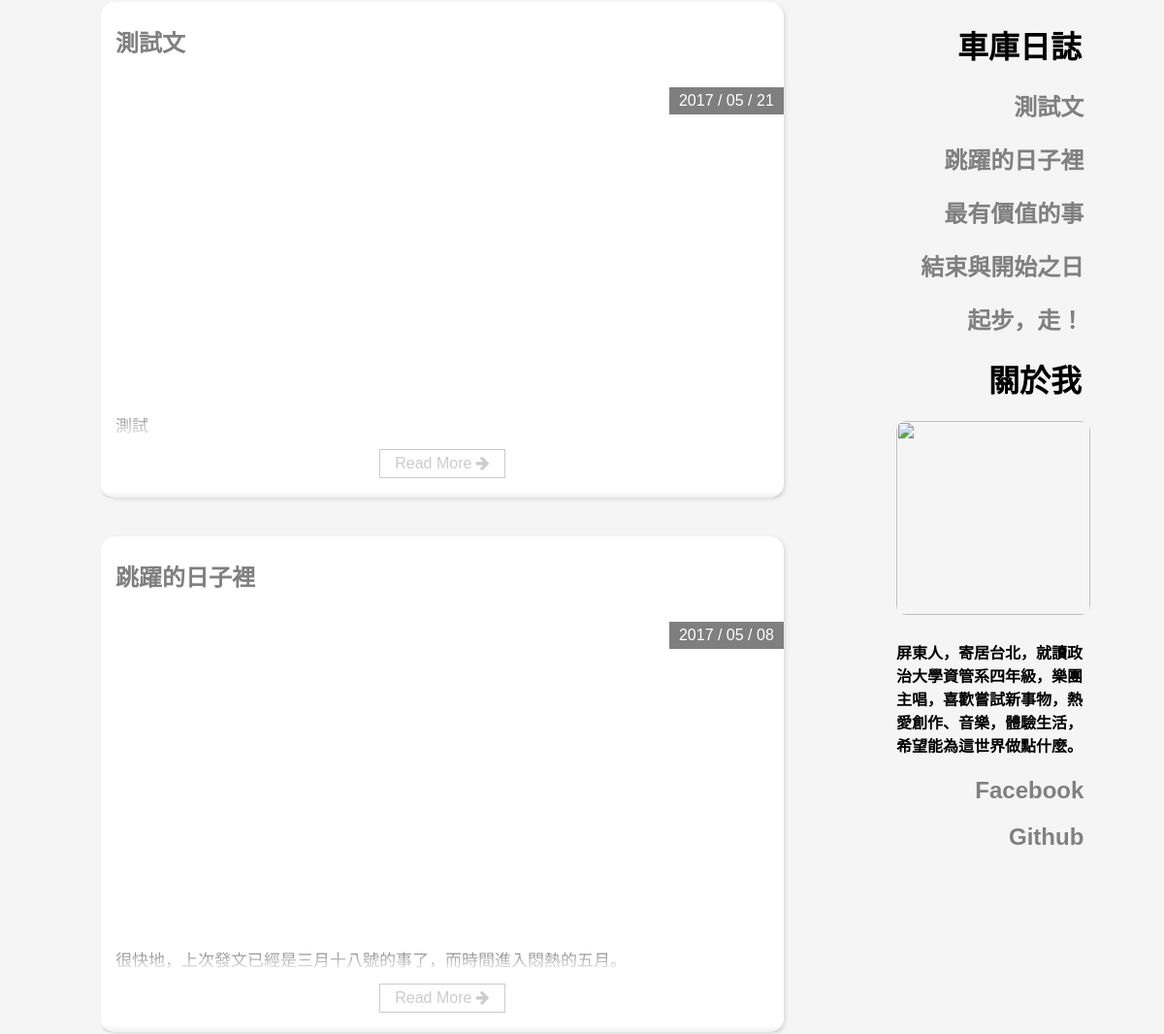
The app's page / (middle part), older data.
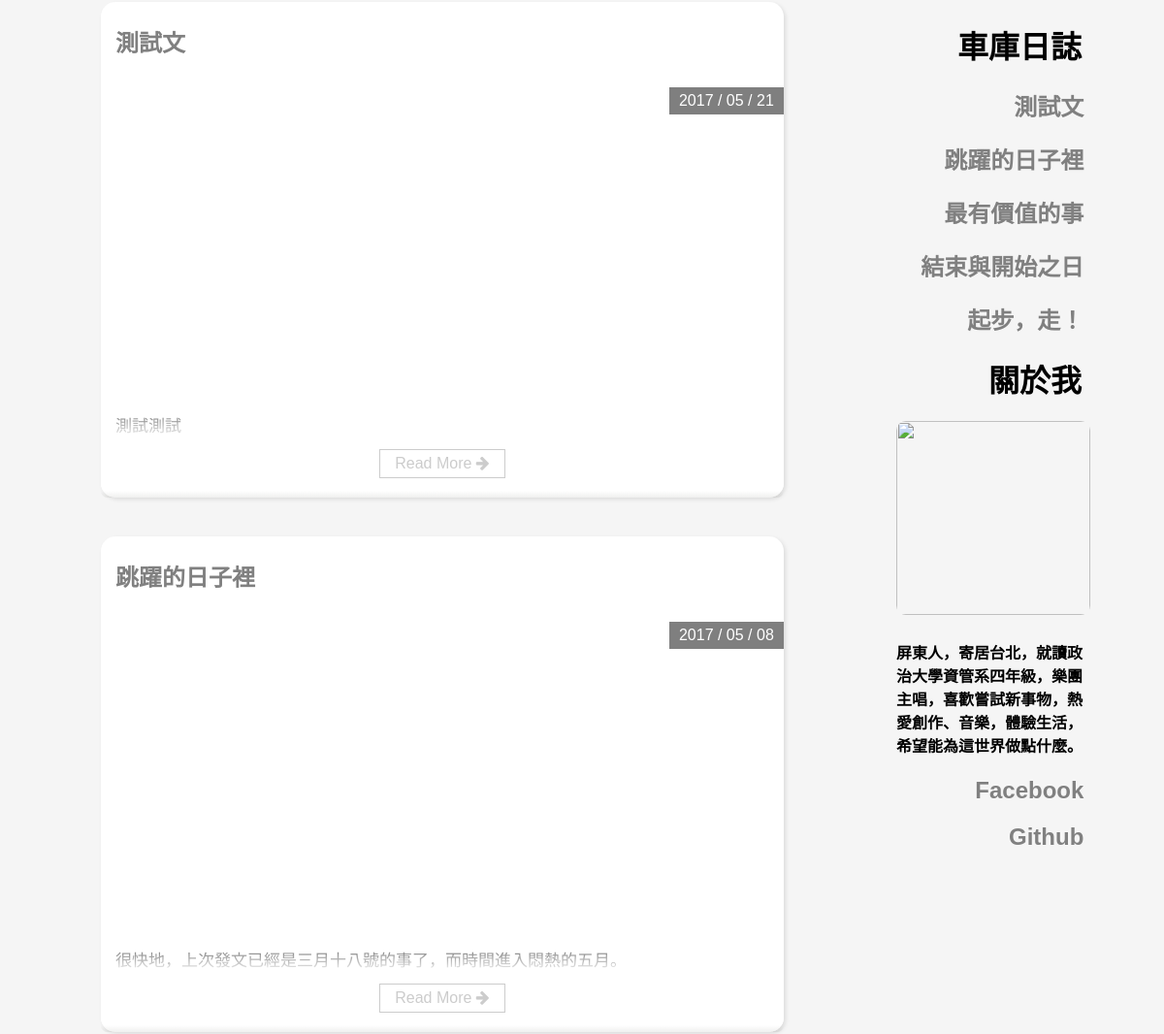
The same page, newer data.
### blog/models.py (models this page shows, shortened)
class Post(models.Model): #定義object
    id = models.AutoField(auto_created=True, primary_key=True, serialize=False, verbose_name='ID')
    title = models.CharField(max_length=200) #標題
    text = models.TextField() #文章內容
    photo = models.URLField(blank=True)
    created_date = models.DateTimeField( #發文日期
            default=timezone.now)

### blog/views.py (the view)
# urls.py: 2. Add a URL to urlpatterns:  url(r'^$', views.home, name='home')
def home(request):
    post_list = Post.objects.all()
    return render(request, 'home.html', {
        'post_list': post_list,
    })

### templates/home.html (shortened to what this page needs)
{% load staticfiles %}
<!DOCTYPE html>
<html>
<head>
    <link href="//maxcdn.bootstrapcdn.com/font-awesome/4.2.0/css/font-awesome.min.css" rel="stylesheet" type="text/css">
    <link href="{% static 'css/home.css' %}" rel="stylesheet" type="text/css">
</head>
<body>
    <div class="container">
		<div class="post_list">
    	<div class="post_heading " align="right">
    		<div class="others">
            <h1>車庫日誌&nbsp;</h1>
                    {% for post in post_list reversed%}
        	        <h2 class="title">
    				<a href="{% url 'post_detail' pk=post.pk %}">{{ post.title }}&nbsp;</a>
					</h2>
					{% endfor %}
			<h1>關於我&nbsp; </h1>
					<img class="selfphoto" src="https://scontent.ftpe4-2.fna.fbcdn.net/v/t1.0-9/14595660_1204322452959403_2305618692265055290_n.jpg?oh=3aed517536d8cf812aaad54c0c1b05e3&oe=5948E951" alt="">
					<h4 class="intro" align="left">屏東人，寄居台北，就讀政治大學資管系四年級，樂團主唱，喜歡嘗試新事物，熱愛創作、音樂，體驗生活，希望能為這世界做點什麼。</h4>
					<h2 class="title">
    				<a href="https://www.facebook.com/profile.php?id=100001449795039" target="_blank">Facebook&nbsp;</a>
					</h2>
					<h2 class="title">
    				<a href="https://github.com/rockmk2013/" target="_blank">Github&nbsp;</a><br>
					</h2>
			</div>
        </div>
        </div>
        {% for post in post_list reversed %}
        <div class="post-wrapper">
            <div class="post">
                <div class="post-heading">
                    <h2 class="title">
    				<a href="{% url 'post_detail' pk=post.pk %}">{{ post.title }}</a>
                    <hr class="fancy-line">
					</h2>
                    <div class="date">{{ post.created_date|date:"Y / m / d" }}
                    </div>
                </div>
                {% if post.photo %}
                <div class="thumbnail">
                </div>
                {% else %}
                <div class="thumbnail thumbnail-default"></div>
                {% endif %}
                <div class="post-content read-more-block">
                    {{ post.text|linebreaks }}
                </div>
                <div class="post-footer">
                    <a class="read-more" href="{% url 'post_detail' pk=post.pk %}">
    				Read More <i class="fa fa-arrow-right"></i>
					</a>
                </div>
            </div>
        </div>
        {% endfor %}
    </div>
</body>
</html>

Row changes from the older to the newer data that the page shows:
changed Post "測試文": text "測試" → "測試測試"
